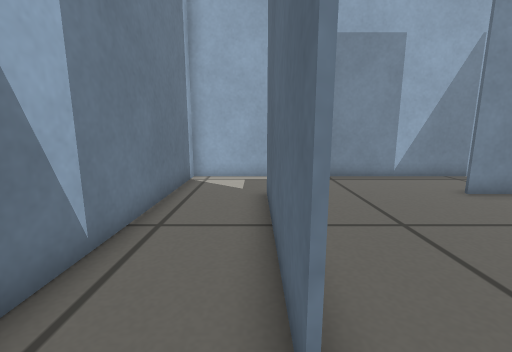
view 1 (above)

18 first-person views from a walk through a world built for the Gazebo simulator. The camera is 0.38 m above the floor, tilts 10° down and sees 90° across. The floor is counted in squares, 0.2 m on a side. Each view is taken from the middle of a square. On the plan, view 1 faces up. The plan holds only what a view shows up to about 15 squares ahead; the rest is blank.

view 2
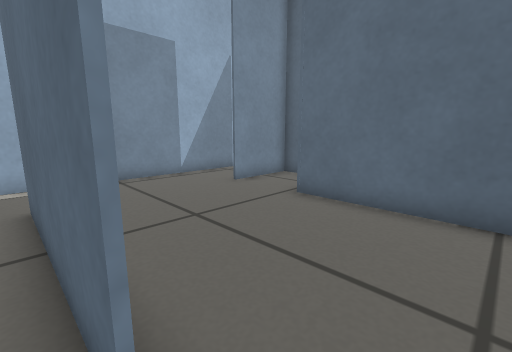

view 3
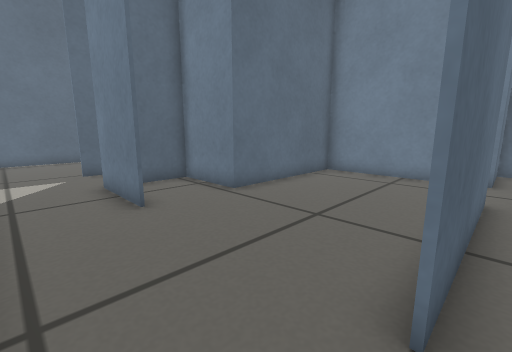

view 4
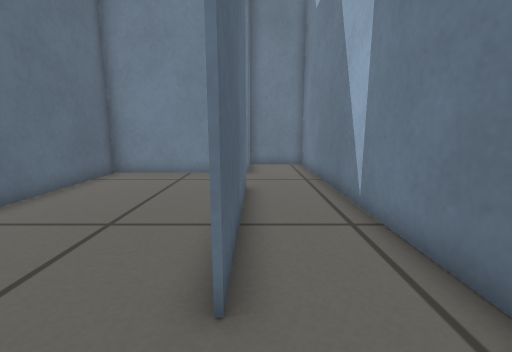

view 5
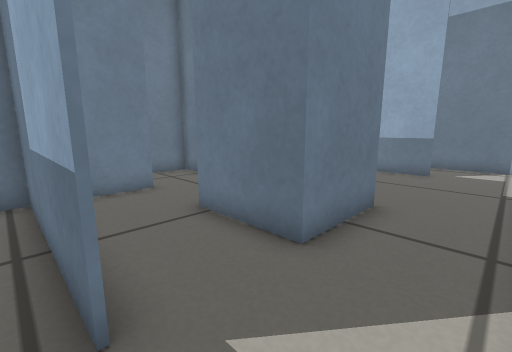

view 6
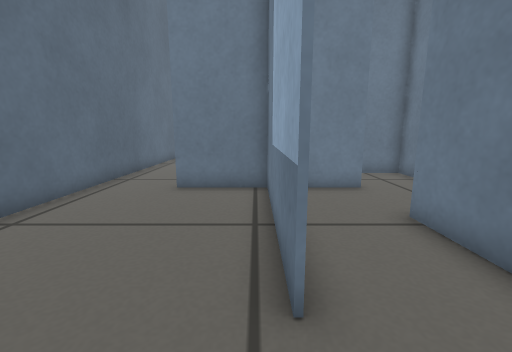

view 7
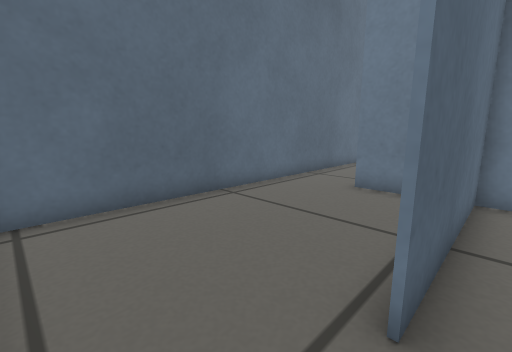

view 8
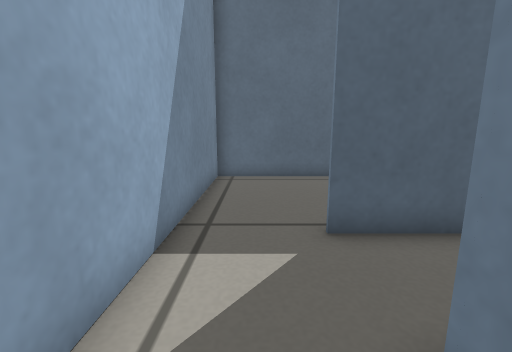

view 9
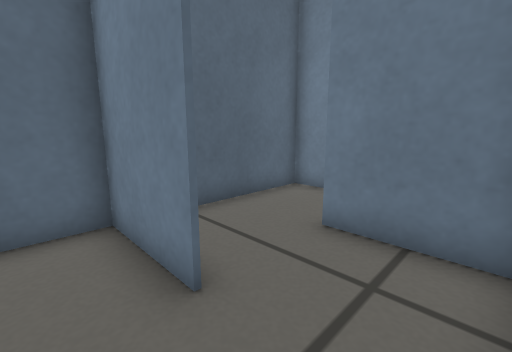

view 10
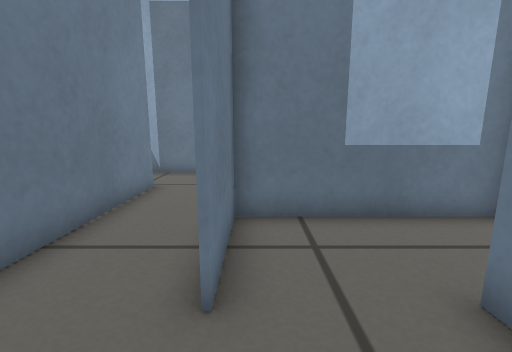

view 11
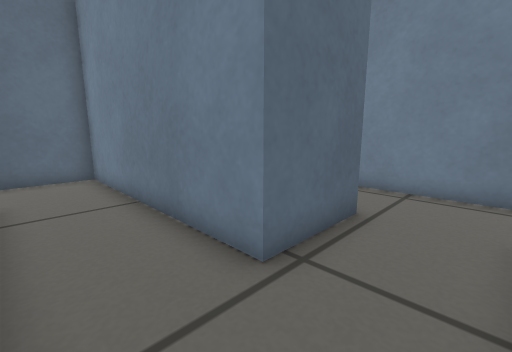

view 12
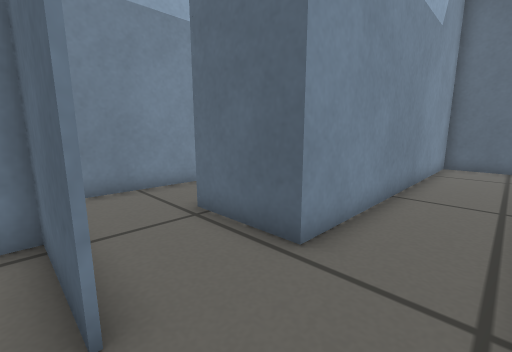

view 13
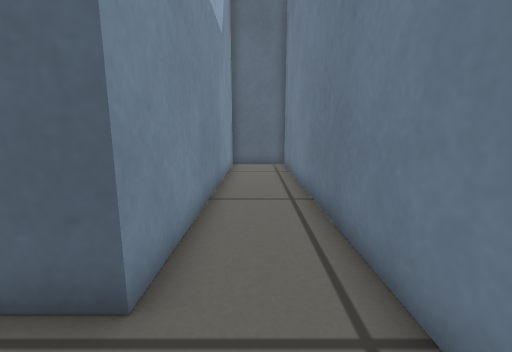

view 14
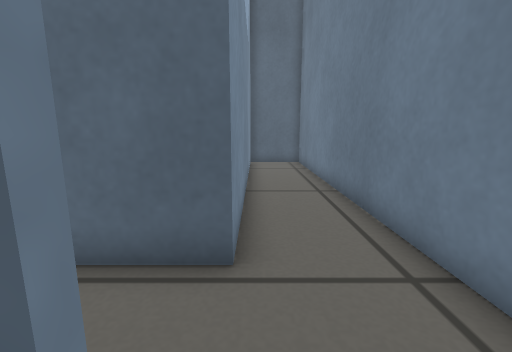

view 15
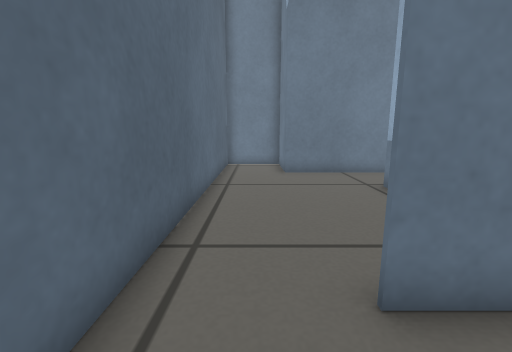

view 16
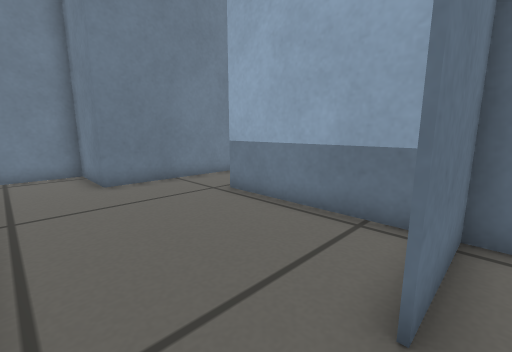

view 17
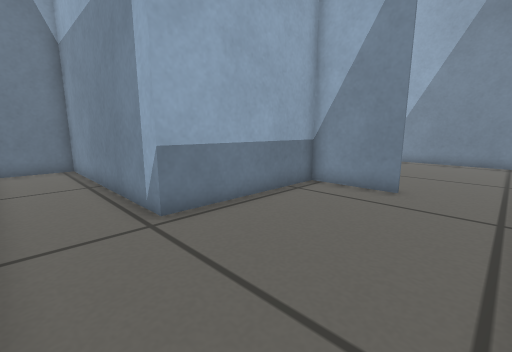

view 18
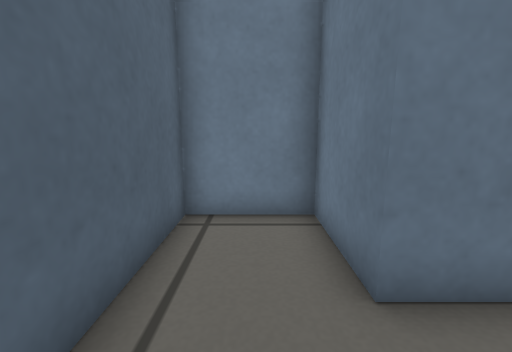

### Floor plan
Points are (right, up) in squares from view 1. A wall is a line through its corners. A room is listed if a view was taken in it or the views show most of it. See-through windows are left out.
Room 1 (views 1, 2, 3, 4, 7, 8, 9)
walls: (6.5, 4.4) (6.5, 1.5); (6.4, 7.7) (9.6, 7.7) (9.6, 4.5); (0.4, 7.7) (0.4, 5.5); (0.3, 1.4) (0.3, 7.7); (9.4, 1.6) (13, 1.6); (0.5, 10.6) (-2.6, 10.6) (-2.6, -4.5) (0.4, -4.5); (2, -1.5) (5.9, -1.5); (6.4, -1.5) (6.4, 4.6) (9.5, 4.6) (9.5, 7.6) (6.4, 7.6); (12.5, 1.5) (12.5, 7.8); (12.4, 10.6) (3, 10.6); (0.3, -5) (0.3, -1.5)
ways out: opening at (13, 9) to room 2; opening at (8, 2) to room 3
Room 2 (views 5, 6, 15, 16)
walls: (12.6, 7.8) (12.6, 2.1); (18.6, 1.6) (18.6, 10.6) (12.4, 10.6); (13, 1.6) (15.7, 1.6)
ways out: opening at (13, 9) to room 1; opening at (17, 2) to room 5
Room 3 (view 10)
walls: (12.5, -1.6) (12.5, -0.4); (6.5, 1.5) (6.5, -1.5); (5.9, -1.5) (9.6, -1.5)
ways out: opening at (8, 2) to room 1; opening at (11, -1) to room 4
Room 4 (views 11, 12, 13, 14)
walls: (5.2, -1.6) (1.5, -1.6); (0.4, -3.6) (0.4, -5.8); (0.7, -10.6) (16.1, -10.6); (15.6, -10.7) (15.6, -7.7) (3.4, -7.7) (3.4, -4.5) (12.5, -4.5) (12.5, -1.6)
ways out: opening at (11, -1) to room 3; opening at (0, -9)
Room 5 (views 17, 18)
walls: (10.1, -7.6) (15.7, -7.6) (15.7, -10.6); (15.7, 1.5) (12.5, 1.5); (12.6, 2.1) (12.6, -4.6) (3.5, -4.6) (3.5, -7.1); (16.1, -10.6) (18.6, -10.6) (18.6, 1.6)
ways out: opening at (17, 2) to room 2

Positions as (right, up) in squares from view 1, and headings:
1: (0, 0), facing up
2: (0, 0), facing up-right
3: (0, 10), facing down-right
4: (0, 10), facing down
5: (13, 10), facing down-left
6: (13, 10), facing down
7: (12, 10), facing down-right
8: (8, 9), facing right
9: (7, 3), facing down-right
10: (12, -1), facing left
11: (1, -2), facing down-right
12: (0, -10), facing up-right
13: (1, -9), facing right
14: (0, -8), facing right
15: (17, 4), facing down
16: (18, 2), facing down-left
17: (18, -7), facing up-left
18: (17, -5), facing down
